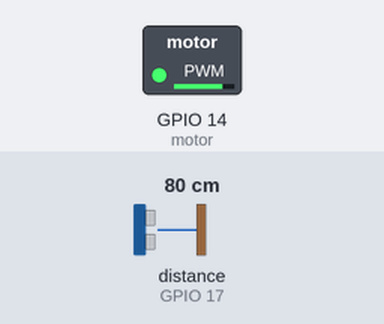
A program run on a simulated Raspberry Pi (BCM pin numbers). On the bench: switched loads named in the program (green lamp = pin HIGH). The inputs (shaded band) are chosen by the test bench; at power-on: distance to the obstacle (sensor on GPIO 17) 80 cm. The echo pulse lasts 58.3 µs per cm; the clock reads 2024-03-15 10:24:30 at power-on unless the program sets it; pins used as bus, display or sensor lines are not drawn.

Above: at 3.2 s.
3.3 s: distance to the obstacle (sensor on GPIO 17) set to 120 cm
At 4.5 s:
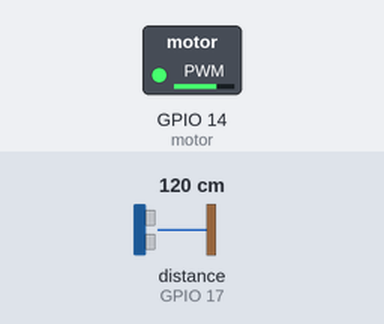
4.8 s: distance to the obstacle (sensor on GPIO 17) set to 299 cm
At 5.7 s:
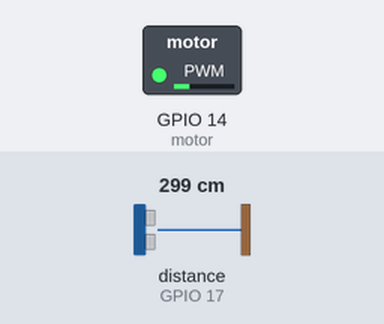
Timing chart, 0 to 7.8 s (numbered marks = the images above; inputs shaded):
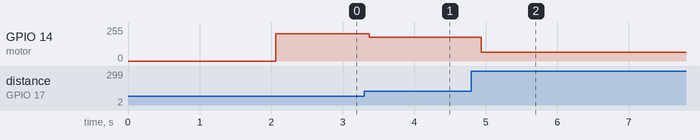

Measured:
- after the input at 3.3 s, GPIO 14 (motor): 205/255 → 179/255 after 0.07 s
- after the input at 4.8 s, GPIO 14 (motor): 179/255 → 65/255 after 0.14 s

The program:

bat.py
```python
from gpiozero import InputDevice, OutputDevice, PWMOutputDevice
from time import sleep, time

trig = OutputDevice(4)
echo = InputDevice(17)
motor = PWMOutputDevice(14)

sleep(2)

def get_pulse_time():
    trig.on()
    sleep(0.00001)
    trig.off()

    while echo.is_active == False:
        pulse_start = time()

    while echo.is_active == True:
        pulse_end = time()

    sleep(0.06)

    return pulse_end - pulse_start

def calculate_distance(duration):
    speed = 343
    distance = speed * duration / 2
    return distance

def calculate_vibration(distance):
    vibration = (((distance - 0.02) * -1) / (4 - 0.02)) + 1
    return vibration

while True:
    duration = get_pulse_time()
    distance = calculate_distance(duration)
    vibration = calculate_vibration(distance)
    motor.value = vibration
```
